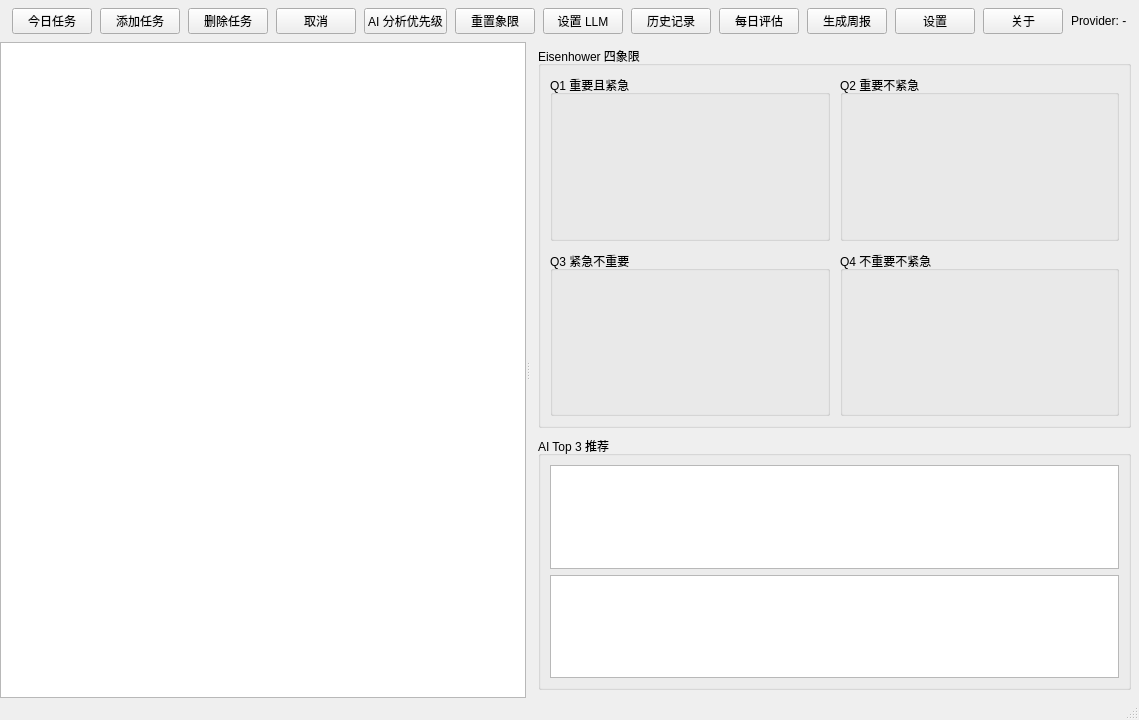
<?xml version="1.0" encoding="UTF-8"?>
<ui version="4.0">
 <class>MainWindow</class>
 <widget class="QMainWindow" name="MainWindow">
  <property name="geometry">
   <rect>
    <x>0</x>
    <y>0</y>
    <width>1024</width>
    <height>720</height>
   </rect>
  </property>
  <property name="windowTitle">
   <string>ToDoList</string>
  </property>
  <widget class="QWidget" name="centralwidget">
   <layout class="QVBoxLayout" name="verticalLayout">
    <property name="spacing">
     <number>0</number>
    </property>
    <property name="leftMargin">
     <number>0</number>
    </property>
    <property name="topMargin">
     <number>0</number>
    </property>
    <property name="rightMargin">
     <number>0</number>
    </property>
    <property name="bottomMargin">
     <number>0</number>
    </property>
    <item>
     <widget class="QWidget" name="toolBarPanel">
      <property name="sizePolicy">
       <sizepolicy hsizetype="Preferred" vsizetype="Fixed">
        <horstretch>0</horstretch>
        <verstretch>0</verstretch>
       </sizepolicy>
      </property>
      <layout class="QHBoxLayout" name="toolbarLayout">
       <property name="leftMargin">
        <number>12</number>
       </property>
       <property name="topMargin">
        <number>8</number>
       </property>
       <property name="rightMargin">
        <number>12</number>
       </property>
       <property name="bottomMargin">
        <number>8</number>
       </property>
       <property name="spacing">
        <number>8</number>
       </property>
       <item>
        <widget class="QPushButton" name="btnTodayTasks">
         <property name="text">
          <string>今日任务</string>
         </property>
         <property name="toolTip">
          <string>批量输入今日任务，可导入昨日未完成项</string>
         </property>
        </widget>
       </item>
       <item>
        <widget class="QPushButton" name="btnAddTask">
         <property name="text">
          <string>添加任务</string>
         </property>
         <property name="toolTip">
          <string>添加单条任务，可手动指定象限</string>
         </property>
        </widget>
       </item>
       <item>
        <widget class="QPushButton" name="btnDeleteTasks">
         <property name="text">
          <string>删除任务</string>
         </property>
         <property name="toolTip">
          <string>勾选多条任务后确认删除；单条可右键删除</string>
         </property>
        </widget>
       </item>
       <item>
        <widget class="QPushButton" name="btnCancelDelete">
         <property name="text">
          <string>取消</string>
         </property>
         <property name="visible">
          <bool>false</bool>
         </property>
         <property name="toolTip">
          <string>退出批量删除模式</string>
         </property>
        </widget>
       </item>
       <item>
        <widget class="QPushButton" name="btnAiAnalyze">
         <property name="text">
          <string>AI 分析优先级</string>
         </property>
         <property name="toolTip">
          <string>使用 LLM 生成 Top 3 推荐</string>
         </property>
        </widget>
       </item>
       <item>
        <widget class="QPushButton" name="btnResetQuadrants">
         <property name="text">
          <string>重置象限</string>
         </property>
         <property name="toolTip">
          <string>将所有任务的象限设为「不确定」，以便重新 AI 划分</string>
         </property>
        </widget>
       </item>
       <item>
        <widget class="QPushButton" name="btnLlmSettings">
         <property name="text">
          <string>设置 LLM</string>
         </property>
        </widget>
       </item>
       <item>
        <widget class="QPushButton" name="btnHistory">
         <property name="text">
          <string>历史记录</string>
         </property>
         <property name="toolTip">
          <string>查看 data 目录中的每日任务归档</string>
         </property>
        </widget>
       </item>
       <item>
        <widget class="QPushButton" name="btnDailyEval">
         <property name="text">
          <string>每日评估</string>
         </property>
         <property name="toolTip">
          <string>查看 AI 每日完成情况评估历史</string>
         </property>
        </widget>
       </item>
       <item>
        <widget class="QPushButton" name="btnWeeklyReport">
         <property name="text">
          <string>生成周报</string>
         </property>
         <property name="toolTip">
          <string>勾选最近一周任务，AI 生成工作周报</string>
         </property>
        </widget>
       </item>
       <item>
        <widget class="QPushButton" name="btnSettings">
         <property name="text">
          <string>设置</string>
         </property>
         <property name="toolTip">
          <string>密码、锁屏、快捷键等常用设置</string>
         </property>
        </widget>
       </item>
       <item>
        <widget class="QPushButton" name="btnAbout">
         <property name="text">
          <string>关于</string>
         </property>
         <property name="toolTip">
          <string>版本号、检查更新与离线升级</string>
         </property>
        </widget>
       </item>
       <item>
        <spacer name="horizontalSpacer">
         <property name="orientation">
          <enum>Qt::Horizontal</enum>
         </property>
         <property name="sizeHint" stdset="0">
          <size>
           <width>40</width>
           <height>20</height>
          </size>
         </property>
        </spacer>
       </item>
       <item>
        <widget class="QLabel" name="labelProviderStatus">
         <property name="text">
          <string>Provider: -</string>
         </property>
        </widget>
       </item>
      </layout>
     </widget>
    </item>
    <item>
     <widget class="QSplitter" name="splitterMain">
      <property name="sizePolicy">
       <sizepolicy hsizetype="Expanding" vsizetype="Expanding">
        <horstretch>1</horstretch>
        <verstretch>1</verstretch>
       </sizepolicy>
      </property>
      <property name="orientation">
       <enum>Qt::Horizontal</enum>
      </property>
      <property name="childrenCollapsible">
       <bool>false</bool>
      </property>
      <widget class="QTableView" name="tableTasks">
       <property name="sizePolicy">
        <sizepolicy hsizetype="Expanding" vsizetype="Expanding">
         <horstretch>1</horstretch>
         <verstretch>1</verstretch>
        </sizepolicy>
       </property>
       <property name="horizontalScrollBarPolicy">
        <enum>Qt::ScrollBarAsNeeded</enum>
       </property>
       <property name="alternatingRowColors">
        <bool>true</bool>
       </property>
      </widget>
      <widget class="QWidget" name="rightPanel">
       <property name="sizePolicy">
        <sizepolicy hsizetype="Expanding" vsizetype="Expanding">
         <horstretch>1</horstretch>
         <verstretch>1</verstretch>
        </sizepolicy>
       </property>
       <layout class="QVBoxLayout" name="rightLayout">
        <property name="leftMargin">
         <number>8</number>
        </property>
        <property name="topMargin">
         <number>4</number>
        </property>
        <property name="rightMargin">
         <number>8</number>
        </property>
        <property name="bottomMargin">
         <number>8</number>
        </property>
        <property name="spacing">
         <number>8</number>
        </property>
        <item>
         <widget class="QGroupBox" name="groupQuadrants">
          <property name="sizePolicy">
           <sizepolicy hsizetype="Expanding" vsizetype="Expanding">
            <horstretch>3</horstretch>
            <verstretch>3</verstretch>
           </sizepolicy>
          </property>
          <property name="title">
           <string>Eisenhower 四象限</string>
          </property>
          <layout class="QGridLayout" name="gridQuadrants">
           <property name="spacing">
            <number>10</number>
           </property>
           <item row="0" column="0">
            <widget class="CyberQuadrantBox" name="quadrantQ1">
             <property name="sizePolicy">
              <sizepolicy hsizetype="Expanding" vsizetype="Expanding">
               <horstretch>1</horstretch>
               <verstretch>1</verstretch>
              </sizepolicy>
             </property>
             <property name="title">
              <string>Q1 重要且紧急</string>
             </property>
            </widget>
           </item>
           <item row="0" column="1">
            <widget class="CyberQuadrantBox" name="quadrantQ2">
             <property name="sizePolicy">
              <sizepolicy hsizetype="Expanding" vsizetype="Expanding">
               <horstretch>1</horstretch>
               <verstretch>1</verstretch>
              </sizepolicy>
             </property>
             <property name="title">
              <string>Q2 重要不紧急</string>
             </property>
            </widget>
           </item>
           <item row="1" column="0">
            <widget class="CyberQuadrantBox" name="quadrantQ3">
             <property name="sizePolicy">
              <sizepolicy hsizetype="Expanding" vsizetype="Expanding">
               <horstretch>1</horstretch>
               <verstretch>1</verstretch>
              </sizepolicy>
             </property>
             <property name="title">
              <string>Q3 紧急不重要</string>
             </property>
            </widget>
           </item>
           <item row="1" column="1">
            <widget class="CyberQuadrantBox" name="quadrantQ4">
             <property name="sizePolicy">
              <sizepolicy hsizetype="Expanding" vsizetype="Expanding">
               <horstretch>1</horstretch>
               <verstretch>1</verstretch>
              </sizepolicy>
             </property>
             <property name="title">
              <string>Q4 不重要不紧急</string>
             </property>
            </widget>
           </item>
          </layout>
         </widget>
        </item>
        <item>
         <widget class="CyberAiPanel" name="groupAi">
          <property name="sizePolicy">
           <sizepolicy hsizetype="Expanding" vsizetype="Expanding">
            <horstretch>2</horstretch>
            <verstretch>2</verstretch>
           </sizepolicy>
          </property>
          <property name="title">
           <string>AI Top 3 推荐</string>
          </property>
          <layout class="QVBoxLayout" name="aiLayout">
           <property name="spacing">
            <number>6</number>
           </property>
           <item>
            <widget class="Top3ListWidget" name="listTop3">
             <property name="sizePolicy">
              <sizepolicy hsizetype="Expanding" vsizetype="Expanding">
               <horstretch>1</horstretch>
               <verstretch>1</verstretch>
              </sizepolicy>
             </property>
            </widget>
           </item>
           <item>
            <widget class="QTextBrowser" name="textAiReason">
             <property name="sizePolicy">
              <sizepolicy hsizetype="Expanding" vsizetype="Expanding">
               <horstretch>1</horstretch>
               <verstretch>1</verstretch>
              </sizepolicy>
             </property>
             <property name="minimumHeight">
              <number>80</number>
             </property>
            </widget>
           </item>
          </layout>
         </widget>
        </item>
       </layout>
      </widget>
     </widget>
    </item>
   </layout>
  </widget>
  <widget class="QStatusBar" name="statusbar"/>
 </widget>
 <resources/>
 <connections/>
 <customwidgets>
  <customwidget>
   <class>CyberQuadrantBox</class>
   <extends>QGroupBox</extends>
   <header>ui/cyber_quadrant_box.h</header>
  </customwidget>
  <customwidget>
   <class>CyberAiPanel</class>
   <extends>QGroupBox</extends>
   <header>ui/cyber_ai_panel.h</header>
  </customwidget>
  <customwidget>
   <class>Top3ListWidget</class>
   <extends>QListWidget</extends>
   <header location="global">ui/top3listwidget.h</header>
  </customwidget>
 </customwidgets>
</ui>
